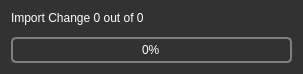
<?xml version="1.0" encoding="UTF-8"?>
<ui version="4.0">
 <class>Import</class>
 <widget class="QDialog" name="Import">
  <property name="windowModality">
   <enum>Qt::ApplicationModal</enum>
  </property>
  <property name="geometry">
   <rect>
    <x>0</x>
    <y>0</y>
    <width>303</width>
    <height>74</height>
   </rect>
  </property>
  <property name="windowTitle">
   <string>Import Changes</string>
  </property>
  <property name="styleSheet">
   <string notr="true">QToolTip
{
     border: 1px solid black;
     background-color: #ffa02f;
     padding: 1px;
     border-radius: 3px;
     opacity: 100;
}

QWidget
{
    color: white;
    background-color: #323232;
}

QWidget:item:hover
{
    background-color: QLinearGradient( x1: 0, y1: 0, x2: 0, y2: 1, stop: 0 #ffa02f, stop: 1 #ca0619);
    color: #000000;
}

QWidget:item:selected
{
    background-color: QLinearGradient( x1: 0, y1: 0, x2: 0, y2: 1, stop: 0 #ffa02f, stop: 1 #d7801a);
}

QMenuBar
{
	background: #242424;
}

QMenuBar::item
{
    background: transparent;
}

QMenuBar::item:selected
{
    background: transparent;
    border: 1px solid #ffaa00;
}

QMenuBar::item:pressed
{
    background: #444;
    border: 1px solid #000;
    background-color: QLinearGradient(
        x1:0, y1:0,
        x2:0, y2:1,
        stop:1 #212121,
        stop:0.4 #343434/*,
        stop:0.2 #343434,
        stop:0.1 #ffaa00*/
    );
    margin-bottom:-1px;
    padding-bottom:1px;
}

QMenu
{
    border: 1px solid #000;
}

QMenu::item
{
    padding: 2px 20px 2px 20px;
}

QMenu::item:selected
{
    color: #000000;
}

QWidget:disabled
{
    color: #404040;
    background-color: #323232;
}

QLineEdit
{
    background-color: QLinearGradient( x1: 0, y1: 0, x2: 0, y2: 1, stop: 0 #4d4d4d, stop: 0 #646464, stop: 1 #5d5d5d);
    padding: 1px;
    border-style: solid;
    border: 1px solid #1e1e1e;
    border-radius: 5;
}

QSpinBox
{
    background-color: QLinearGradient( x1: 0, y1: 0, x2: 0, y2: 1, stop: 0 #4d4d4d, stop: 0 #646464, stop: 1 #5d5d5d);
    padding: 1px;
    border-style: solid;
    border: 1px solid #1e1e1e;
    border-radius: 5;
}

QPushButton
{
    color: white;
    background-color: QLinearGradient( x1: 0, y1: 0, x2: 0, y2: 1, stop: 0 #565656, stop: 0.1 #525252, stop: 0.5 #4e4e4e, stop: 0.9 #4a4a4a, stop: 1 #464646);
    border-width: 1px;
    border-color: #1e1e1e;
    border-style: solid;
    border-radius: 6;
    padding: 3px;
    padding-left: 5px;
    padding-right: 5px;
}

QPushButton:pressed
{
    background-color: QLinearGradient( x1: 0, y1: 0, x2: 0, y2: 1, stop: 0 #2d2d2d, stop: 0.1 #2b2b2b, stop: 0.5 #292929, stop: 0.9 #282828, stop: 1 #252525);
}

QComboBox
{
    selection-background-color: #ffaa00;
    background-color: QLinearGradient( x1: 0, y1: 0, x2: 0, y2: 1, stop: 0 #565656, stop: 0.1 #525252, stop: 0.5 #4e4e4e, stop: 0.9 #4a4a4a, stop: 1 #464646);
    border-style: solid;
    border: 1px solid #1e1e1e;
    border-radius: 5;
	padding-left: 4px;
}

QComboBox:hover,QPushButton:hover
{
    border: 2px solid QLinearGradient( x1: 0, y1: 0, x2: 0, y2: 1, stop: 0 #ffa02f, stop: 1 #d7801a);
}


QComboBox:on
{
    background-color: QLinearGradient( x1: 0, y1: 0, x2: 0, y2: 1, stop: 0 #2d2d2d, stop: 0.1 #2b2b2b, stop: 0.5 #292929, stop: 0.9 #282828, stop: 1 #252525);
    selection-background-color: #ffaa00;
}

QComboBox QAbstractItemView
{
    border: 2px solid darkgray;
    selection-background-color: QLinearGradient( x1: 0, y1: 0, x2: 0, y2: 1, stop: 0 #ffa02f, stop: 1 #d7801a);
}

QComboBox::drop-down
{
     subcontrol-origin: padding;
     subcontrol-position: top right;
     width: 15px;

     border-left-width: 0px;
     border-left-color: darkgray;
     border-left-style: solid; /* just a single line */
     border-top-right-radius: 3px; /* same radius as the QComboBox */
     border-bottom-right-radius: 3px;
 }

QComboBox::down-arrow
{
     image: url(:images/images/down_arrow.png);
}

QGroupBox:focus
{
border: 2px solid QLinearGradient( x1: 0, y1: 0, x2: 0, y2: 1, stop: 0 #ffa02f, stop: 1 #d7801a);
}

QTextEdit:focus
{
    border: 2px solid QLinearGradient( x1: 0, y1: 0, x2: 0, y2: 1, stop: 0 #ffa02f, stop: 1 #d7801a);
}

QScrollBar:horizontal {
     border: 1px solid #222222;
     background: QLinearGradient( x1: 0, y1: 0, x2: 0, y2: 1, stop: 0.0 #121212, stop: 0.2 #282828, stop: 1 #484848);
     height: 7px;
     margin: 0px 16px 0 16px;
}

QScrollBar::handle:horizontal
{
      background: QLinearGradient( x1: 0, y1: 0, x2: 1, y2: 0, stop: 0 #ffa02f, stop: 0.5 #d7801a, stop: 1 #ffa02f);
      min-height: 20px;
      border-radius: 2px;
}

QScrollBar::add-line:horizontal {
      border: 1px solid #1b1b19;
      border-radius: 2px;
      background: QLinearGradient( x1: 0, y1: 0, x2: 1, y2: 0, stop: 0 #ffa02f, stop: 1 #d7801a);
      width: 14px;
      subcontrol-position: right;
      subcontrol-origin: margin;
}

QScrollBar::sub-line:horizontal {
      border: 1px solid #1b1b19;
      border-radius: 2px;
      background: QLinearGradient( x1: 0, y1: 0, x2: 1, y2: 0, stop: 0 #ffa02f, stop: 1 #d7801a);
      width: 14px;
     subcontrol-position: left;
     subcontrol-origin: margin;
}

QAbstractItemView
{
    background-color: #121212;
}

QScrollBar::right-arrow:horizontal, QScrollBar::left-arrow:horizontal
{
      border: 1px solid black;
      width: 1px;
      height: 1px;
      background: white;
}

QScrollBar::add-page:horizontal, QScrollBar::sub-page:horizontal
{
      background: none;
}

QScrollBar:vertical
{
      background: QLinearGradient( x1: 0, y1: 0, x2: 1, y2: 0, stop: 0.0 #121212, stop: 0.2 #282828, stop: 1 #484848);
      width: 7px;
      margin: 16px 0 16px 0;
      border: 1px solid #222222;
}

QScrollBar::handle:vertical
{
      background: QLinearGradient( x1: 0, y1: 0, x2: 0, y2: 1, stop: 0 #ffa02f, stop: 0.5 #d7801a, stop: 1 #ffa02f);
      min-height: 20px;
      border-radius: 2px;
}

QScrollBar::add-line:vertical
{
      border: 1px solid #1b1b19;
      border-radius: 2px;
      background: QLinearGradient( x1: 0, y1: 0, x2: 0, y2: 1, stop: 0 #ffa02f, stop: 1 #d7801a);
      height: 14px;
      subcontrol-position: bottom;
      subcontrol-origin: margin;
}

QScrollBar::sub-line:vertical
{
      border: 1px solid #1b1b19;
      border-radius: 2px;
      background: QLinearGradient( x1: 0, y1: 0, x2: 0, y2: 1, stop: 0 #d7801a, stop: 1 #ffa02f);
      height: 14px;
      subcontrol-position: top;
      subcontrol-origin: margin;
}

QScrollBar::up-arrow:vertical, QScrollBar::down-arrow:vertical
{
      border: 1px solid black;
      width: 1px;
      height: 1px;
      background: white;
}


QScrollBar::add-page:vertical, QScrollBar::sub-page:vertical
{
      background: none;
}

QTextEdit
{
    background-color: #242424;
	padding-left: 1px;
}

QPlainTextEdit
{
    background-color: #242424;
}

QHeaderView::section
{
    background-color: QLinearGradient(x1:0, y1:0, x2:0, y2:1, stop:0 #616161, stop: 0.5 #505050, stop: 0.6 #434343, stop:1 #656565);
    color: white;
    padding-left: 4px;
    border: 1px solid #6c6c6c;
}

QCheckBox:disabled
{
color: #414141;
}

QDockWidget::title
{
    text-align: center;
    spacing: 3px; /* spacing between items in the tool bar */
    background-color: QLinearGradient(x1:0, y1:0, x2:0, y2:1, stop:0 #323232, stop: 0.5 #242424, stop:1 #323232);
}

QDockWidget::close-button, QDockWidget::float-button
{
    text-align: center;
    spacing: 1px; /* spacing between items in the tool bar */
    background-color: QLinearGradient(x1:0, y1:0, x2:0, y2:1, stop:0 #323232, stop: 0.5 #242424, stop:1 #323232);
}

QDockWidget::close-button:hover, QDockWidget::float-button:hover
{
    background: #242424;
}

QDockWidget::close-button:pressed, QDockWidget::float-button:pressed
{
    padding: 1px -1px -1px 1px;
}

QMainWindow::separator
{
    background-color: QLinearGradient(x1:0, y1:0, x2:0, y2:1, stop:0 #161616, stop: 0.5 #151515, stop: 0.6 #212121, stop:1 #343434);
    color: white;
    padding-left: 4px;
    border: 1px solid #4c4c4c;
    spacing: 3px; /* spacing between items in the tool bar */
}

QMainWindow::separator:hover
{

    background-color: QLinearGradient(x1:0, y1:0, x2:0, y2:1, stop:0 #d7801a, stop:0.5 #b56c17 stop:1 #ffa02f);
    color: white;
    padding-left: 4px;
    border: 1px solid #6c6c6c;
    spacing: 3px; /* spacing between items in the tool bar */
}

QToolBar::handle
{
     spacing: 3px; /* spacing between items in the tool bar */
     background: url(:images/images/handle.png);
}

QMenu::separator
{
    height: 2px;
    background-color: QLinearGradient(x1:0, y1:0, x2:0, y2:1, stop:0 #161616, stop: 0.5 #151515, stop: 0.6 #212121, stop:1 #343434);
    color: white;
    padding-left: 4px;
    margin-left: 10px;
    margin-right: 5px;
}

QProgressBar
{
    border: 2px solid grey;
    border-radius: 5px;
    text-align: center;
}

QProgressBar::chunk
{
    background-color: #d7801a;
    width: 2.15px;
    margin: 0.5px;
}

QTabBar::tab {
    color: #b1b1b1;
    border: 1px solid #444;
    border-bottom-style: none;
    background-color: #323232;
    padding-left: 10px;
    padding-right: 10px;
    padding-top: 3px;
    padding-bottom: 2px;
    margin-right: -1px;
}

QTabWidget::pane {
    border: 1px solid #444;
    top: 1px;
}

QTabBar::tab:last
{
    margin-right: 0; /* the last selected tab has nothing to overlap with on the right */
    border-top-right-radius: 3px;
}

QTabBar::tab:first:!selected
{
 margin-left: 0px; /* the last selected tab has nothing to overlap with on the right */


    border-top-left-radius: 3px;
}

QTabBar::tab:!selected
{
    color: #b1b1b1;
    border-bottom-style: solid;
    margin-top: 3px;
    background-color: QLinearGradient(x1:0, y1:0, x2:0, y2:1, stop:1 #212121, stop:.4 #343434);
}

QTabBar::tab:selected
{
    border-top-left-radius: 3px;
    border-top-right-radius: 3px;
    margin-bottom: 0px;
}

QTabBar::tab:!selected:hover
{
    /*border-top: 2px solid #ffaa00;
    padding-bottom: 3px;*/
    border-top-left-radius: 3px;
    border-top-right-radius: 3px;
    background-color: QLinearGradient(x1:0, y1:0, x2:0, y2:1, stop:1 #212121, stop:0.4 #343434, stop:0.2 #343434, stop:0.1 #ffaa00);
}

QRadioButton::indicator:checked, QRadioButton::indicator:unchecked{
    color: #b1b1b1;
    background-color: #323232;
    border: 1px solid #b1b1b1;
    border-radius: 6px;
}

QRadioButton::indicator:checked
{
    background-color: qradialgradient(
        cx: 0.5, cy: 0.5,
        fx: 0.5, fy: 0.5,
        radius: 1.0,
        stop: 0.25 #ffaa00,
        stop: 0.3 #323232);
}

QRadioButton::indicator:checked:disabled
{
    background-color: qradialgradient(
        cx: 0.5, cy: 0.5,
        fx: 0.5, fy: 0.5,
        radius: 1.0,
        stop: 0.25 #323232,
        stop: 0.3 #323232);
}

QCheckBox::indicator{
    color: #b1b1b1;
    background-color: #323232;
    border: 1px solid #b1b1b1;
    width: 9px;
    height: 9px;
}

QRadioButton::indicator
{
    border-radius: 6px;
}

QRadioButton::indicator:hover, QCheckBox::indicator:hover
{
    border: 1px solid #ffaa00;
}

QCheckBox::indicator:checked
{
    image:url(:images/images/checkbox.png);
}

QCheckBox::indicator:disabled, QRadioButton::indicator:disabled
{
    border: 1px solid #444;
}</string>
  </property>
  <layout class="QVBoxLayout" name="verticalLayout">
   <item>
    <widget class="QLabel" name="Label">
     <property name="text">
      <string notr="true">Import Change 0 out of 0</string>
     </property>
    </widget>
   </item>
   <item>
    <spacer name="verticalSpacer">
     <property name="orientation">
      <enum>Qt::Vertical</enum>
     </property>
     <property name="sizeHint" stdset="0">
      <size>
       <width>20</width>
       <height>40</height>
      </size>
     </property>
    </spacer>
   </item>
   <item>
    <widget class="QProgressBar" name="Progress">
     <property name="value">
      <number>0</number>
     </property>
    </widget>
   </item>
  </layout>
 </widget>
 <resources/>
 <connections/>
</ui>
